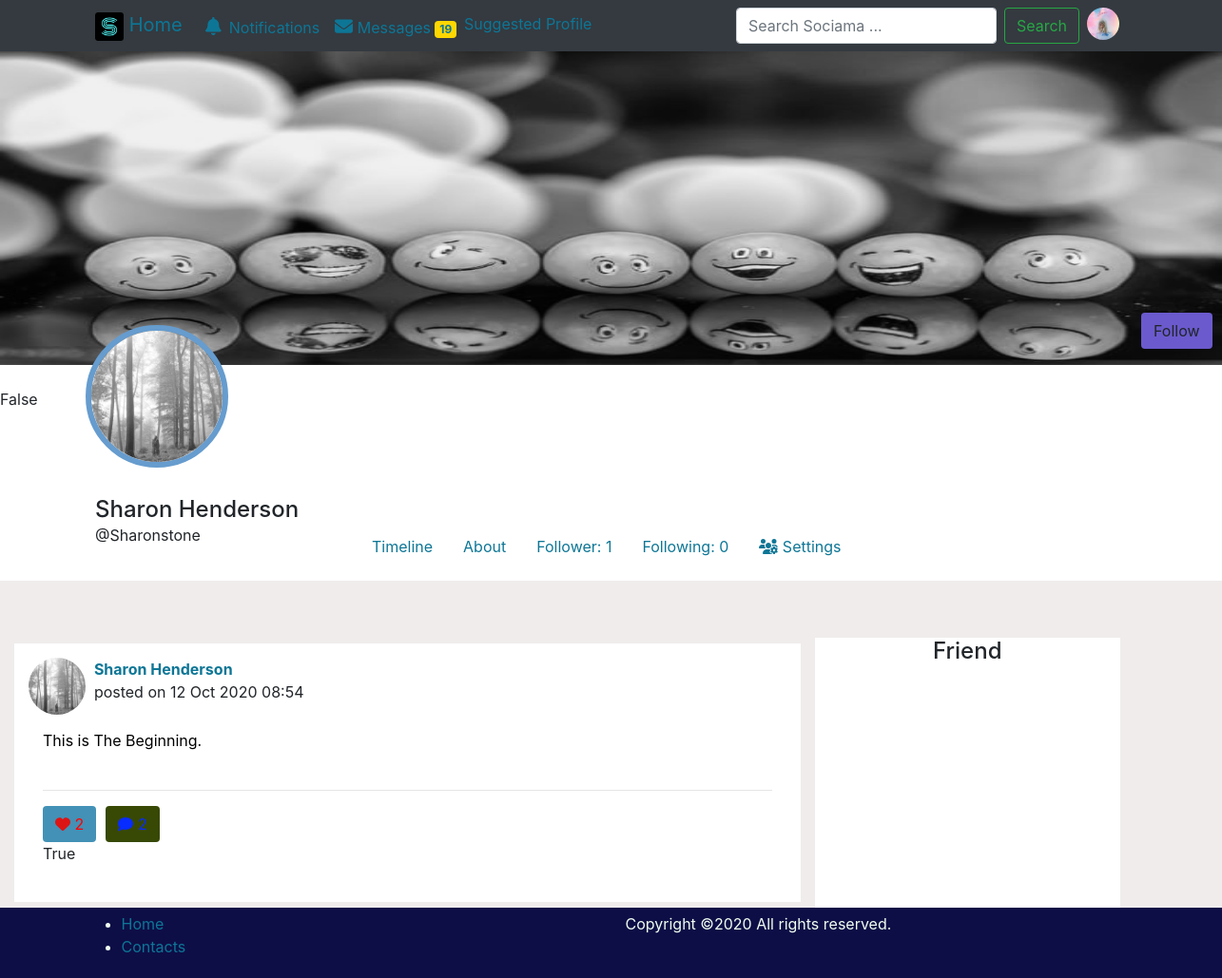
The app's page /profile/Sharonstone/ (signed in), older data.
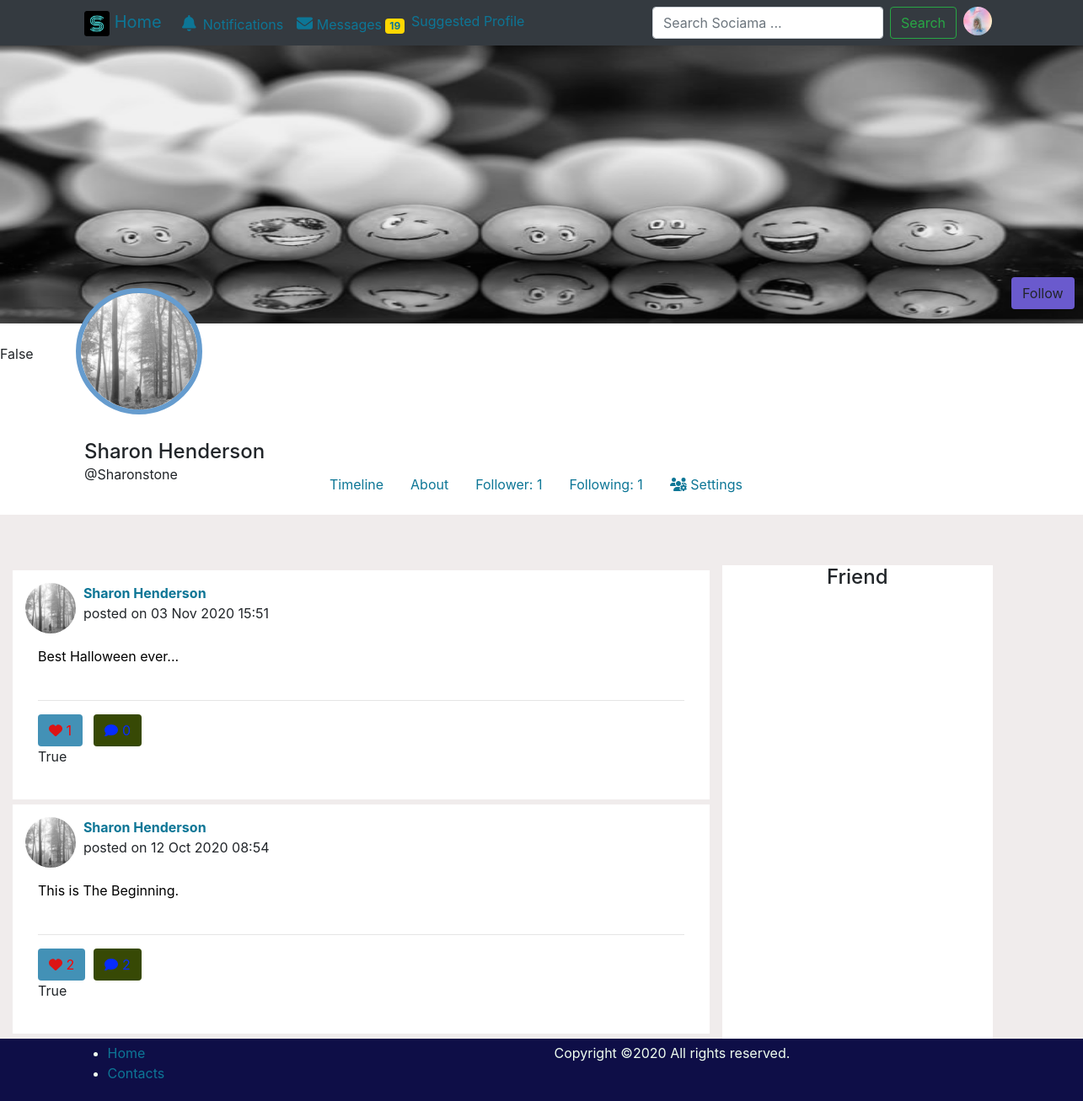
The same page, newer data.
### users/models.py (models this page shows, shortened)
class User(AbstractBaseUser):
    email = models.EmailField(verbose_name='email address', max_length=40, unique=True, primary_key=True)
    username = models.CharField(max_length=30)
    date_joined = models.DateTimeField(verbose_name='date joined', auto_now_add=True)
    last_login = models.DateTimeField(verbose_name='last login', auto_now_add=True)
    is_active = models.BooleanField(default=True)
    is_admin = models.BooleanField(default=False)
    is_staff = models.BooleanField(default=False)
    is_superuser = models.BooleanField(default=False)
    objects = UserManager()
    USERNAME_FIELD = 'email'
    REQUIRED_FIELDS = ['username']

### profiles/models.py (models this page shows, shortened)
class Profile(models.Model):
    user = models.OneToOneField(User, on_delete=models.CASCADE, related_name="user_profile")
    username = models.CharField(max_length=20, primary_key=True, blank=True)
    first_name = models.CharField(max_length=20, blank=True)
    last_name = models.CharField(max_length=20, blank=True)
    age = models.DateField(blank=True, null=True)
    Hobbies = models.CharField(max_length=200, blank=True)
    work = models.CharField(max_length=200, blank=True)
    education = models.CharField(blank=True, max_length=40)
    gender = models.CharField(choices=GENDER, max_length=7, blank=True)
    relationship = models.CharField(choices=RELATIONSHIP, max_length=23, blank=True)
    followers= models.ManyToManyField("Profile", blank=True, related_name='followerss') # people following profile
    followings = models.ManyToManyField("Profile", blank=True, related_name='followingss') # people profile is following
    about = models.TextField(default='No Bio', blank=True)
    phone = models.IntegerField(blank=True, null=True)
    cover = models.ImageField(upload_to='user/cover', default='user/happy.jpg', blank=True)
    picture = models.ImageField(upload_to='user', default='user/User.jpg', blank=True)
    country = models.CharField(max_length=20, blank=True)
    def __str__(self):
        return f"{self.first_name} {self.last_name}"
    class Meta:
        ordering = ('first_name', )
    def get_follower(self):
        return self.followers.all()
    def get_follower_no(self):
        return self.followers.count()
    def get_following(self):
        return self.followings.all()
    def get_followering_no(self):
        return self.followings.count()

### post/models.py (models this page shows, shortened)
class Post(models.Model):
    profile = models.ForeignKey(Profile, related_name="profile_post", on_delete=models.CASCADE)
    caption = models.TextField(max_length=500, blank=True)
    images = models.ImageField(upload_to='post', blank=True, validators=[FileExtensionValidator(['png', 'jpg', 'jpeg'])])
    post_likes = models.ManyToManyField(Profile, related_name='post_like', blank=True)
    created_at = models.DateTimeField(auto_now_add=True)
    def likes_no(self):
        return self.post_likes.count()
    def comment_no(self):
        return self.post_comment.count()
    def liked(self):
        is_liked = True
        not_liked = False
        if self.post_likes.count() > 0:
            return is_liked
        else:
            return not_liked
    class Meta:
        ordering = ('-created_at',)

### profiles/views.py (the view)
# urls.py: path('<pk>/', views.ProfileView.as_view(), name='profile'),
class ProfileView(generic.DetailView):
    model = Profile
    template_name = 'profile/profile.html'
    context_object_name = 'prof'
    def get_context_data(self, **kwargs):
        context = super().get_context_data(**kwargs)
        pk_ = self.kwargs.get("pk")
        pk = get_object_or_404(Profile, pk=pk_)
        context['posts'] = Post.objects.filter(profile=pk)
        context['follow'] = Follow.objects.filter(follower=pk)
        view_profile = self.get_object()
        my_profile = Profile.objects.get(pk=self.request.user.user_profile.pk)
        if view_profile in my_profile.followings.all():
            follow = True
        else:
            follow = False
        context['followed'] = follow
        return context

### templates/profile/profile.html (shortened to what this page needs)
{% extends 'base.html' %}
{% load static %}
{% block body %}
<div>
    <div>
        <img src="{{ prof.cover.url }}" style="width:100%; height:330px">
        {% if prof == request.user.user_profile %}
            <!-- <button type="button" class="btn btn-primary profile_follow" data-toggle="modal" data-target="#staticBackdrop">
                Post
            </button>-->
            {% include 'post/post_modal.html' %}
            <a class="btn btn-primary profile_follow" data-toggle="modal" href="#staticBackdrop">Post</a>
        {% else %}
            {% if followed %}
                <form action="{% url 'profiles:follow' prof.pk %}" method="POST">
                    {% csrf_token %}
                    <input type="hidden" name="prof_pk" value="{{ prof.pk }}">
                    <button id="unfollow" class="btn btn-danger profile_follow" type="submit">Unfollow</button>
                </form>
            {% else %}
                <form action="{% url 'profiles:follow' prof.pk %}" method="POST">
                    <button class="btn profile_follow" type="submit">Follow</button>
                </form>
            {% endif %}
        {% endif %}
        {{ followed }}
    </div>
    <div>
        <img class="profile-page" src="{{ prof.picture.url }}">
        <h4 style="padding-left: 100px; padding-top:30px; margin-bottom:0px;">
            {{ prof.first_name }} {{ prof.last_name }}
        </h4>
        <span style="padding-left: 100px;">@{{ prof.user.username }}</span>
        <div class="row">
            <div class="profile-page-title">
                <ul class="nav nav-pills mb-3" id="pills-tab" role="tablist" style="margin-top: 20px; margin-left:100px;">
                    <li class="nav-item item">
                        <a class="nav-link" id="pills-timeline-tab" data-toggle="pill" href="#pills-timeline" role="tab"
                            aria-controls="pills-home" aria-selected="true">Timeline</a>
                    </li>
                    <li class="nav-item item">
                        <a class="nav-link" id="pills-profile-tab" data-toggle="pill" href="#pills-profile" role="tab"
                            aria-controls="pills-profile" aria-selected="false">About</a>
                    </li>
                    <li class="nav-item item">
                        <a class="nav-link" id="pills-follower-tab" data-toggle="pill" href="#pills-follower" role="tab"
                            aria-controls="pills-follower" aria-selected="false">Follower: {{ prof.get_follower_no }}</a>
                    </li>
                    <li class="nav-item item">
                        <a class="nav-link" id="pills-following-tab" data-toggle="pill" href="#pills-following" role="tab"
                            aria-controls="pills-following" aria-selected="false">Following: {{ prof.get_followering_no }}</a>
                    </li>
                    <li class="nav-item item ml-auto">
                        <a class="nav-link" id="pills-contact-tab" data-toggle="pill" href="#pills-contact" role="tab"
                            aria-controls="pills-contact" aria-selected="false"> <i class="fas fa-users-cog"></i> Settings</a>
                    </li>
                </ul>
            </div>
        </div>
    </div>
</div>
<div class="container-fluid" style="padding-top: 30px; background-color:rgb(240, 236, 236);">
    <div class="tab-content" id="pills-tabContent" style="margin-top: 30px;">
        <div class="tab-pane fade show active" id="pills-timeline" role="tabpanel" aria-labelledby="pills-timeline-tab">
            {% include 'profile/timeline.html' %}
        </div>
    </div>
</div>
{% endblock body %}

### templates/base.html (shortened to what this page needs)
<!DOCTYPE html>
<html lang="en">
<head>
    {% load static %}
    <link rel="stylesheet" href="https://stackpath.bootstrapcdn.com/bootstrap/4.5.2/css/bootstrap.min.css">
    <link type="text/css" rel="stylesheet" href="{% static 'profiles/css/sociama.css' %}">
    <link type="text/css" rel="stylesheet" href="{% static 'profiles/css/bootstrap.min.css' %}">
    <link type="text/css" rel="stylesheet" href="{% static 'profiles/css/all.css' %}" >
</head>
<body>
    {% include 'nav.html' %}
    {% block body %}
    {% endblock %}
    <footer class="footer">
        <div class="container">
            <div class="row">
                <div class="col-md-6 col-md-push-6">
                    <ul class="footer-item">
                        <li class="footer-item"><a href="">Home</a></li>
                        <li class="footer-item"><a href="">Contacts</a></li>
                    </ul>
                </div>
                <div class="col-md-6 col-md-pull-6">
                    <div class="footer-copyright">
                        Copyright &copy;<script>document.write(new Date().getFullYear());</script> All rights reserved.
                    </div>
                </div>
            </div>
        </div>
    </footer>
</body>
</html>

### templates/nav.html (shortened to what this page needs)
{% load static %}
<nav class="navbar navbar-expand-md navbar-dark bg-dark" style="padding: 0px 100px;">
	<a class="navbar-brand" href="{% url 'post:posts' %}">
		<img src="{% static 'profiles/img/nav.png' %}" alt="" style="height:30px;">
		Home </a>
 	<div class="collapse navbar-collapse" id="navbarSupportedContent">
		<ul class="navbar-nav mr-auto">
			<li class="nav-item pr-2 pl-2 pt-1">
				<a href="#"><i class="fa fa-bell mr-1" style="font-size: 19px;"></i> Notifications</a>
			</li>
			<li class="nav-item pr-2 pl-2 pt-1">
				<a href="#"><i class="fas fa-envelope" style="font-size: 19px;"></i> Messages <span class="badge">19</span></a>
			</li>
			<a href={% url 'profiles:profile-list' %}>Suggested Profile</a>
		</ul>
		<ul class="navbar-nav ml-auto">
			<li class="nav-item">
				<form class="form-inline my-2">
					<input class="form-control mr-sm-2" type="search" placeholder="Search Sociama ..." aria-label="Search">
					<button class="btn btn-outline-success my-2 my-sm-0" type="submit">Search</button>
				</form>
			</li>
			<li class="nav-item dropdown">
				{% if user.is_authenticated %}
					<img class="nav-link profile-image dropdown" data-toggle="dropdown" data-target="profile" src="{{request.user.user_profile.picture.url }}" aria-expanded="true">
				{% else %}
					<img class="nav-link profile-image dropdown" data-toggle="dropdown" data-target="profile" src="{% static 'profiles/img/profile.jpg' %}" aria-expanded="true">
				{% endif %}
			</li>
		</ul>
	</div>
</nav>

### templates/profile/timeline.html (shortened to what this page needs)
<div>
    <div class="row">
        <div class="col-md-8">
            <div>
                <div>
                    {% for post in posts %}
                        <div style="background-color: rgb(255, 255, 255); margin:6px 0px; padding:15px;">
                            <div class="row">
                                <div class="col-md-1">
                                    <a href="{% url 'profiles:profile' post.profile.pk %}">
                                        <img class="profile-image" src="{{ post.profile.picture.url }}"
                                            style="height:60px; width:60px; border-radius: 90%;">
                                    </a>
                                </div>
                                <div class="col-md-11">
                                    <b><a class="link" href="{% url 'profiles:profile' post.profile.pk %}">{{ post.profile }}</a></b>
                                    <div>posted on {{ post.created_at|date:"d M Y H:i" }}</div>
                                </div>
                            </div>
                            <div class="container-fluid" style="margin-top:15px;">
                                <a class="link" href="{% url 'post:post-detail' id=post.id %}">
                                    <div>
                                        <span class="link">{{ post.caption }}</span>
                                    </div>
                                    <br>
                                </a>
                                <hr>
                                <div class="row">
                                    <div  class="col-md-1">
                                        <form action="{% url 'post:like_post' %}" method="post">
                                            {% if post.liked == False %}
                                                <input type="hidden" name="post_id" value="{{ post.id }}">
                                                <button class="btn btn-danger" type="submit" name="post_id" value="{{ post.id }}" style="color: rgb(0, 26, 255);">
                                                    <i class="far fa-heart"></i>
                                                    <span style="color: rgb(0, 204, 255);">{{post.likes_no}}</span>
                                                </button>
                                            {% else %}
                                                <button class="btn" type="submit" name="post_id" value="{{ post.id }}" style="background-color: rgb(67, 145, 182);">
                                                    <i class="fa fa-heart" style="color: rgb(221, 20, 20);"></i>
                                                    <span style="color: rgb(255, 0, 0);">{{post.likes_no}}</span>
                                                </button>
                                            {% endif %}
                                            {{ post.liked }}
                                        </form>
                                    </div>
                                    <div class="col-md-1">
                                        <a href="{% url 'post:post-detail' id=post.id %}">
                                            <button class="btn" style="background-color: rgb(55, 73, 5);">
                                                <i class="fa fa-comment" style="color: rgb(7, 44, 255);"></i>
                                                <span style="color: rgb(7, 44, 255);">{{post.comment_no }}</span>
                                            </button>
                                        </a>
                                    </div>
                                </div>
                                <br>
                            </div>
                        </div>
                    {% endfor %}
                </div>
            </div>
        </div>
        <div class="col-md-3" style="background-color: rgb(255, 255, 255);">
            {% if request.user.user_profile == prof %}
                <h4 class="friend" style="text-align: center;">Message</h4>
            {% else %}
                <h4 class="friend" style="text-align: center;">Friend</h4>
            {% endif %}
        </div>
    </div>
</div>

### static/profiles/css/sociama.css (style rules this page uses)
a { color: rgb(13, 118, 150) !important; text-decoration: none !important; }
.profile-image { height: 50px; width: 50px; border-radius: 90%; }
.profile-page { margin-left: 90px; margin-top: -90px; height: 150px; width: 150px; border-radius: 100%; border: 6px solid rgb(102, 156, 206); }
.profile-page-title { margin-left: 290px; margin-top: -40px; }
.profile_follow { background-color:slateblue; margin-top: -100px; margin-left: 1200px; }
.link { color: black; }
footer { background-color: rgb(14, 14, 71); color: honeydew; padding: 5px; }
.badge { background-color: gold; }

### static/profiles/css/all.css (style rules this page uses)
.fa-bell:before { content: "\f0f3"; }
.fa-comment:before { content: "\f075"; }
.fa-envelope:before { content: "\f0e0"; }
.fa-heart:before { content: "\f004"; }

Row changes from the older to the newer data that the page shows:
computed for Profile "Sharon": get_followering_no "0" → "1"
added Post: profile.picture (picture), profile "Sharon Henderson", created_at "03 Nov 2020 15:51", caption "Best Halloween ever...", likes_no "1", liked "True"
